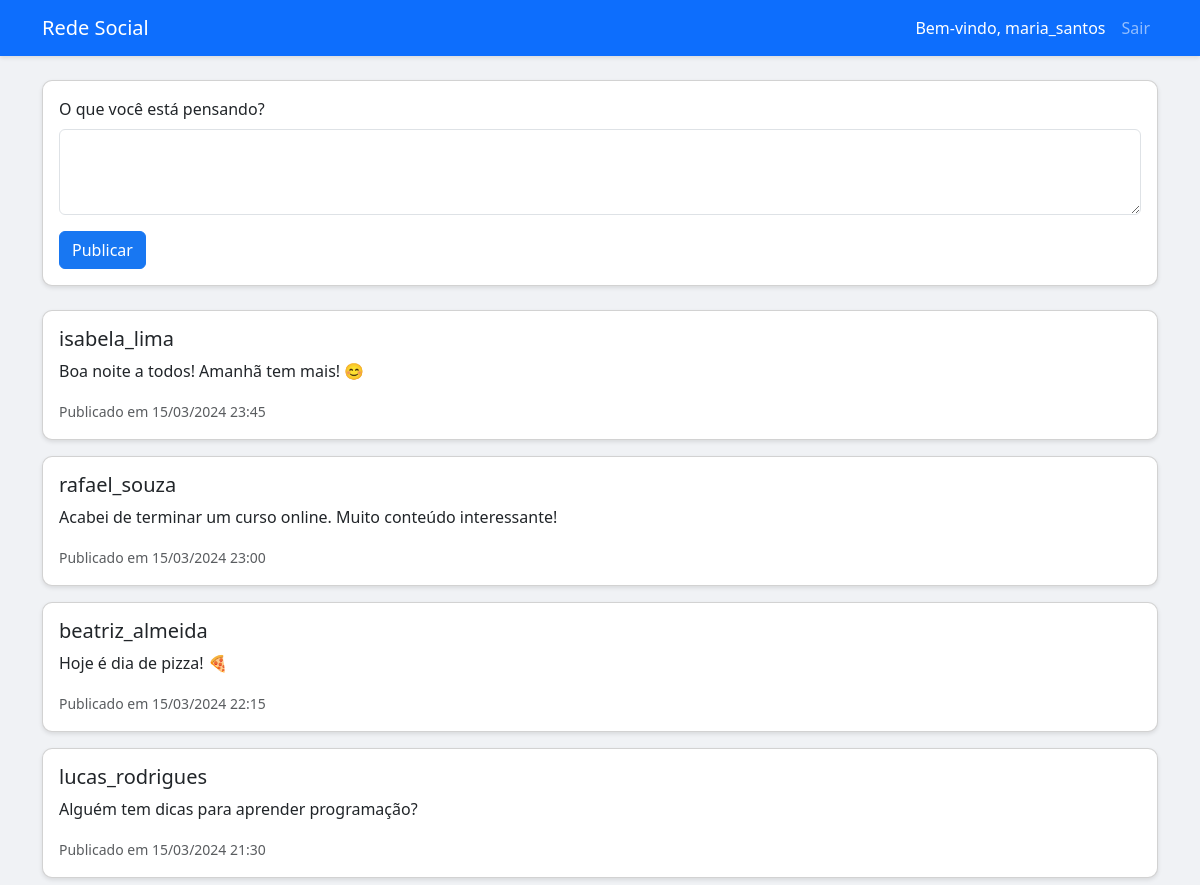
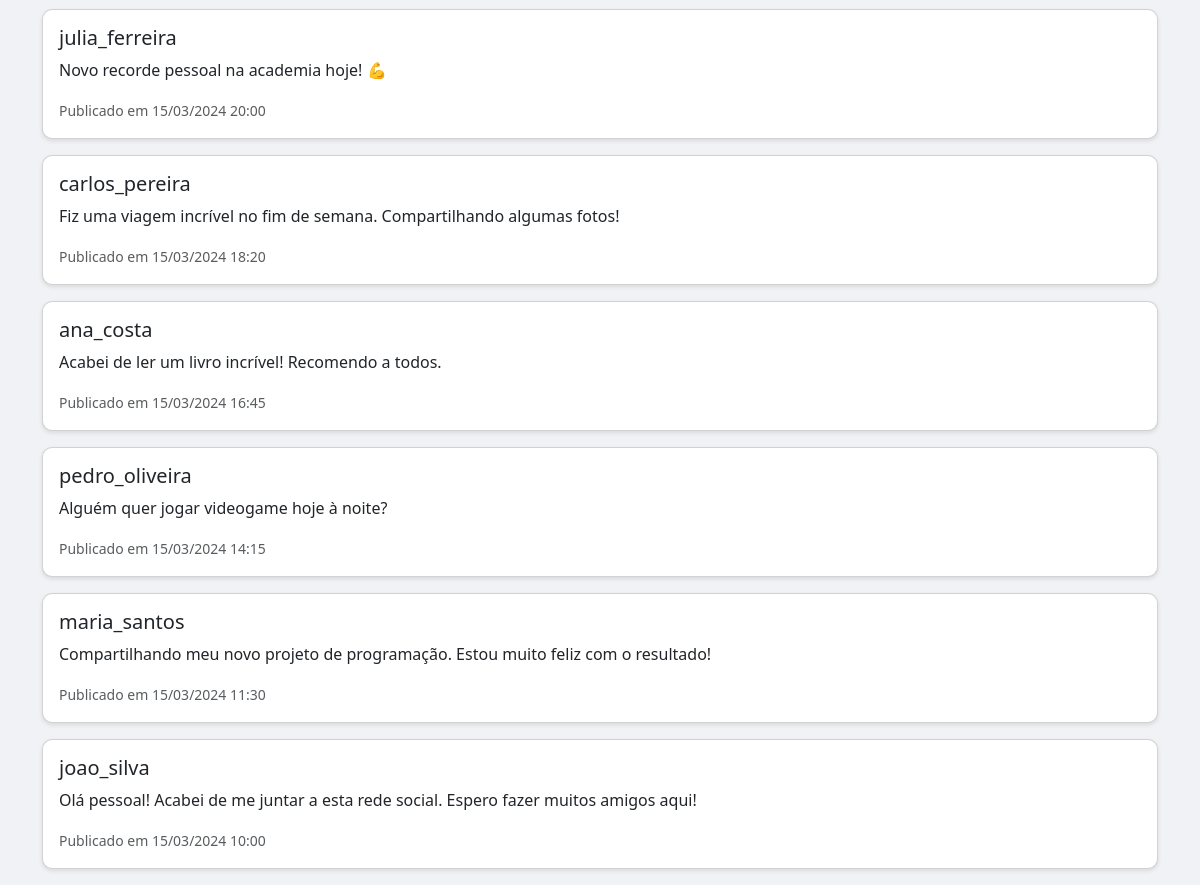
The app's page /dashboard.php (signed in) with its own data (2 pictures, top to bottom).
### tables this page shows
CREATE TABLE IF NOT EXISTS posts (
    id INT AUTO_INCREMENT PRIMARY KEY,
    user_id INT NOT NULL,
    content TEXT NOT NULL,
    created_at TIMESTAMP DEFAULT CURRENT_TIMESTAMP,
    FOREIGN KEY (user_id) REFERENCES users(id) ON DELETE CASCADE
);

CREATE TABLE IF NOT EXISTS users (
    id INT AUTO_INCREMENT PRIMARY KEY,
    username VARCHAR(50) NOT NULL UNIQUE,
    email VARCHAR(100) NOT NULL UNIQUE,
    password VARCHAR(255) NOT NULL,
    created_at TIMESTAMP DEFAULT CURRENT_TIMESTAMP
);

### dashboard.php (the view, shortened to what this page needs)
<?php
require_once 'config.php';
try {
    $stmt = $conn->prepare("
        SELECT posts.*, users.username
        FROM posts
        JOIN users ON posts.user_id = users.id
        ORDER BY posts.created_at DESC
    ");
    $stmt->execute();
    $posts = $stmt->fetchAll();
} catch(PDOException $e) {
    $error = "Falha ao carregar posts: " . $e->getMessage();
}
?>
<!DOCTYPE html>
<html lang="pt-BR">
<head>
    <link href="https://cdn.jsdelivr.net/npm/bootstrap@5.3.0/dist/css/bootstrap.min.css" rel="stylesheet">
    <link href="style.css" rel="stylesheet">
</head>
<body>
    <nav class="navbar navbar-expand-lg navbar-dark bg-primary">
        <div class="container">
            <a class="navbar-brand" href="#">Rede Social</a>
            <div class="navbar-nav ms-auto">
                <span class="nav-item nav-link text-white">Bem-vindo, <?php echo htmlspecialchars($_SESSION['username']); ?></span>
                <a class="nav-item nav-link" href="logout.php">Sair</a>
            </div>
        </div>
    </nav>
    <div class="container mt-4">
        <div class="card mb-4">
            <div class="card-body">
                <form method="POST" action="">
                    <div class="mb-3">
                        <label for="content" class="form-label">O que você está pensando?</label>
                        <textarea class="form-control" id="content" name="content" rows="3" required></textarea>
                    </div>
                    <button type="submit" class="btn btn-primary">Publicar</button>
                </form>
            </div>
        </div>
        <div class="posts-feed">
            <?php foreach ($posts as $post): ?>
                <div class="card mb-3">
                    <div class="card-body">
                        <h5 class="card-title"><?php echo htmlspecialchars($post['username']); ?></h5>
                        <p class="card-text"><?php echo htmlspecialchars($post['content']); ?></p>
                        <p class="card-text"><small class="text-muted">Publicado em <?php echo date('d/m/Y H:i', strtotime($post['created_at'])); ?></small></p>
                    </div>
                </div>
            <?php endforeach; ?>
        </div>
    </div>
</body>
</html>

### style.css (style rules this page uses)
body { background-color: #f0f2f5; }
.card { border-radius: 10px; box-shadow: 0 2px 4px rgba(0, 0, 0, 0.1); }
.navbar { box-shadow: 0 2px 4px rgba(0, 0, 0, 0.1); }
.btn-primary { background-color: #1877f2; border-color: #1877f2; }
.posts-feed .card { transition: transform 0.2s; }

### records on screen
posts: user.username "isabela_lima", content "Boa noite a todos! Amanhã tem mais! 😊", created_at "15/03/2024 23:45"
posts: user.username "rafael_souza", content "Acabei de terminar um curso online. Muito conteúdo interessante!", created_at "15/03/2024 23:00"
posts: user.username "beatriz_almeida", content "Hoje é dia de pizza! 🍕", created_at "15/03/2024 22:15"
posts: user.username "lucas_rodrigues", content "Alguém tem dicas para aprender programação?", created_at "15/03/2024 21:30"
posts: user.username "julia_ferreira", content "Novo recorde pessoal na academia hoje! 💪", created_at "15/03/2024 20:00"
posts: user.username "carlos_pereira", content "Fiz uma viagem incrível no fim de semana. Compartilhando algumas fotos!", created_at "15/03/2024 18:20"
posts: user.username "ana_costa", content "Acabei de ler um livro incrível! Recomendo a todos.", created_at "15/03/2024 16:45"
posts: user.username "pedro_oliveira", content "Alguém quer jogar videogame hoje à noite?", created_at "15/03/2024 14:15"
posts: user.username "maria_santos", content "Compartilhando meu novo projeto de programação. Estou muito feliz com o resultado!", created_at "15/03/2024 11:30"
posts: user.username "joao_silva", content "Olá pessoal! Acabei de me juntar a esta rede social. Espero fazer muitos amigos aqui!", created_at "15/03/2024 10:00"

### other values on screen
$_SESSION['username'] "maria_santos"
